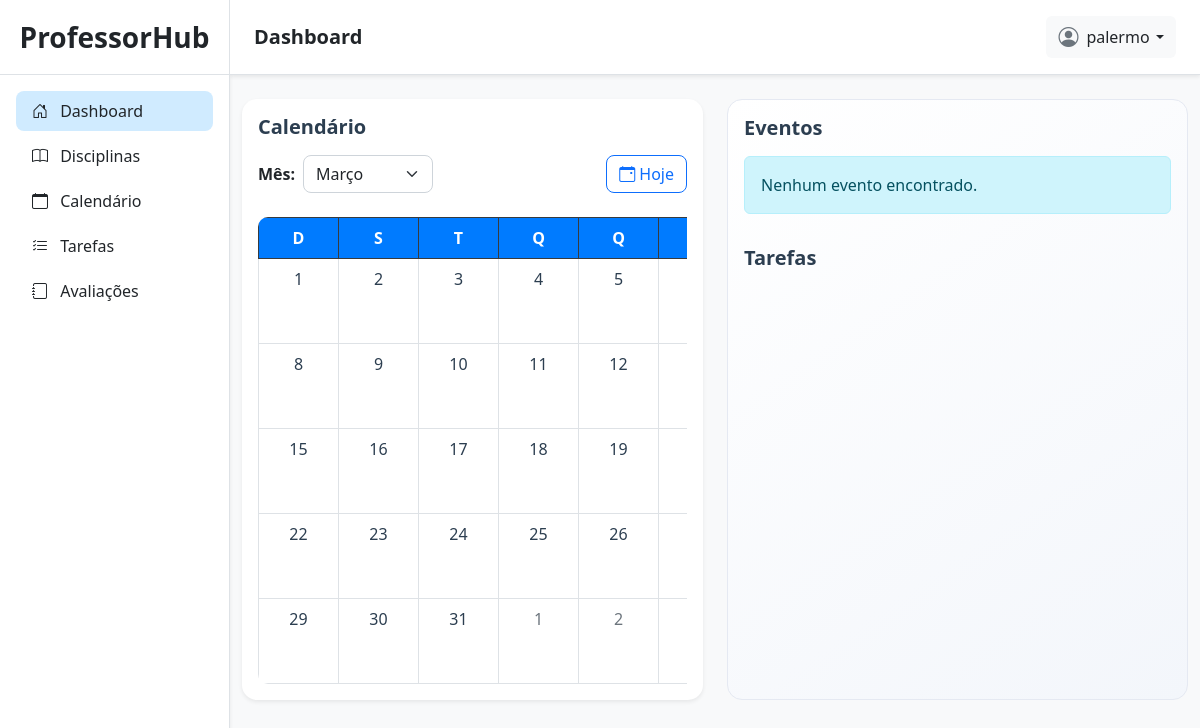
The app's page /dashboard/ (signed in), older data.
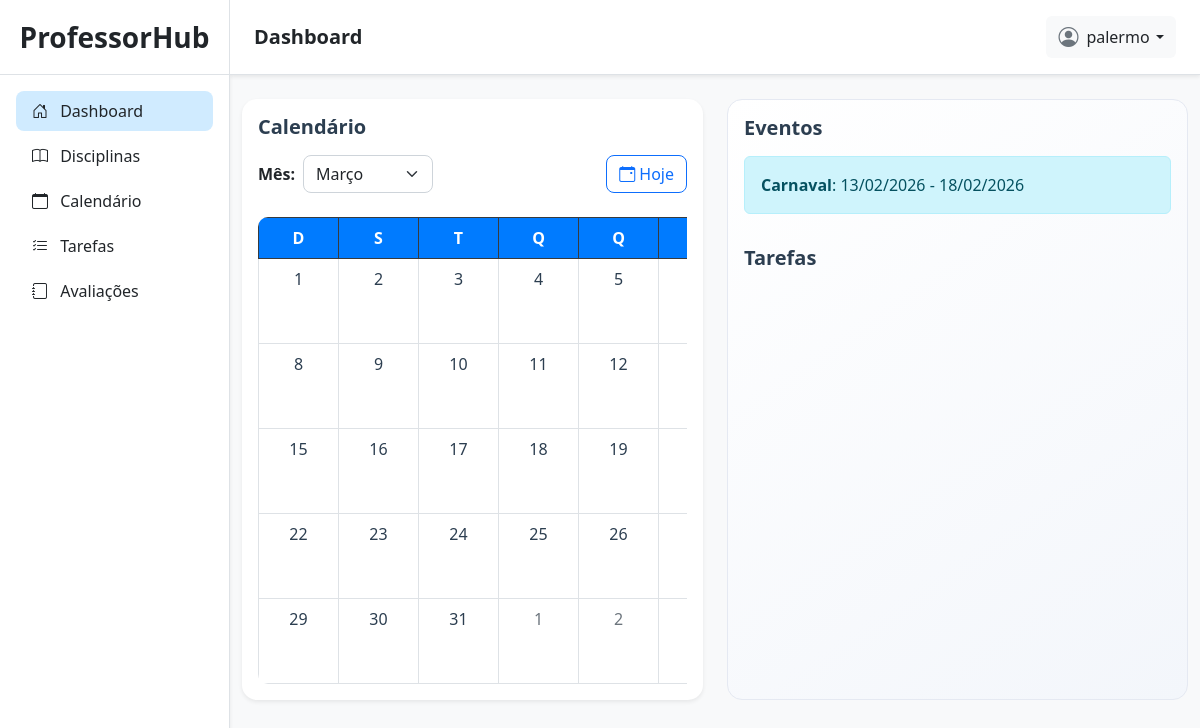
The same page, newer data.
### planner/models.py (models this page shows, shortened)
class PeriodoImportante(models.Model):
    calendario = models.ForeignKey(CalendarioLetivo, on_delete=models.CASCADE, related_name='periodos')
    data_inicio = models.DateField()
    data_fim = models.DateField()
    detalhes = models.CharField(max_length=255, default='')
    eh_letivo = models.BooleanField(default=True)

### planner/views.py (the view)
# urls.py: path('dashboard/', admin_dashboard_view, name='admin_dashboard'),
@login_required(login_url='/login/')
def admin_dashboard_view(request):
    data = {
        'periodos': PeriodoImportante.objects.filter(
            calendario__user=request.user
        )
    }
    return render(request, 'planner/admin_dashboard.html', data)

### planner/templates/planner/admin_dashboard.html (shortened to what this page needs)
{% extends 'planner/base.html' %}
{% load static %}
{% block link_css %}
<link rel="stylesheet" href="{% static 'css/planner/dashboard.css' %}">
{% endblock %}
{% block titlenavbar %}
Dashboard
{% endblock %}
{% block content %}
<section class="calendar container my-4">
    <div class="row g-4">
        <div class="col-12 col-lg-6">
            <div class="card h-100 shadow-sm">
                <div class="card-body">
                    <h5 class="card-title mb-3">Calendário</h5>
                    <div class="d-flex flex-wrap justify-content-between align-items-center gap-3 mb-4">
                        <div class="d-flex align-items-center gap-2">
                            <label for="mes-select" class="fw-semibold mb-0">Mês:</label>
                            <select id="mes-select" class="form-select w-auto">
                                <option value="2">Março</option>
                            </select>
                        </div>
                        <button id="btn-hoje" class="btn btn-outline-primary d-flex align-items-center gap-1">
                            <i class="bi bi-calendar-event"></i> Hoje
                        </button>
                    </div>
                    <div class="table-responsive">
                        <table class="table table-bordered text-center align-middle mb-0">
                            <thead class="table-light">
                                <tr class="table-dark">
                                    <th scope="col">D</th>
                                    <th scope="col">S</th>
                                    <th scope="col">T</th>
                                    <th scope="col">Q</th>
                                    <th scope="col">Q</th>
                                    <th scope="col">S</th>
                                </tr>
                            </thead>
                            <tbody id="corpo-calendario">
                            </tbody>
                        </table>
                    </div>
                </div>
            </div>
        </div>
        <div class="col-12 col-lg-6">
            <div class="card h-100 card-eventos">
                <div class="card-body">
                    <div>
                        <h5 class="card-title">Eventos</h5>
                        <p class="card-text">
                        <div class="list-group">
                            {% for p in periodos %}
                            <div class="alert alert-info">
                                <strong>{{ p.detalhes }}</strong>: {{p.data_inicio|date:'d/m/Y' }} - {{ p.data_fim|date:'d/m/Y' }}
                            </div>
                            {% empty %}
                            <div class="alert alert-info">Nenhum evento encontrado.</div>
                            {% endfor %}
                        </div>
                        </p>
                    </div>
                    <div>
                        <h5 class="card-title">Tarefas</h5>
                    </div>
                </div>
            </div>
        </div>
    </div>
</section>
{% endblock %}

Row changes from the older to the newer data that the page shows:
added PeriodoImportante: detalhes "Carnaval", data_inicio "13/02/2026", data_fim "18/02/2026"
Text that changed along with them:
text no longer shown: "Nenhum evento encontrado."
